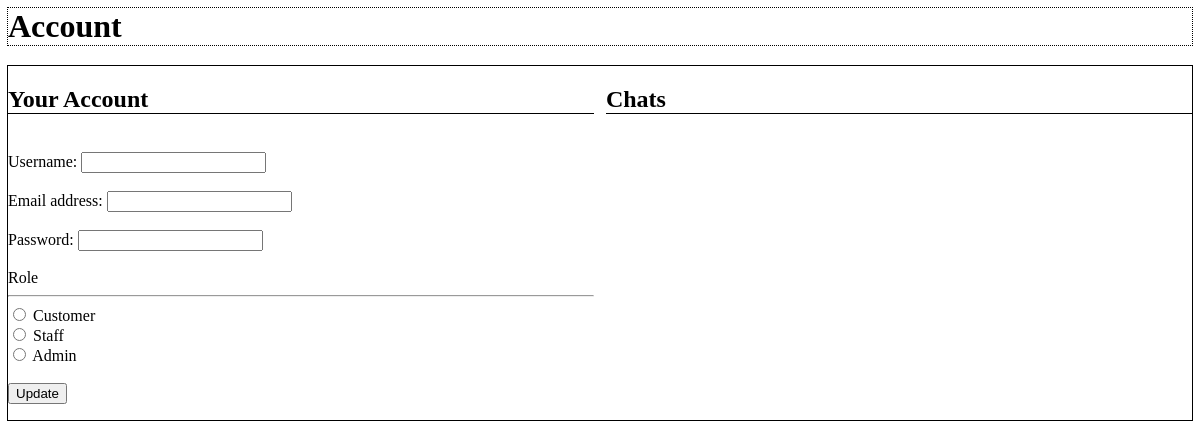
The page /public/pages/utils/account_view.php on the database as committed earlier.
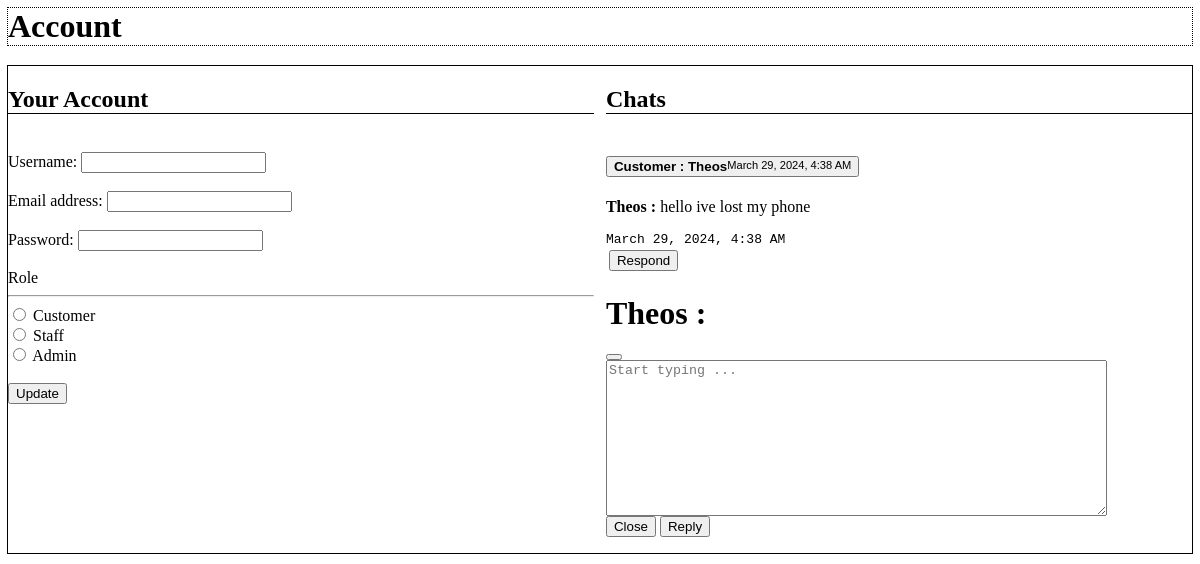
The same page on the database as committed later.
### tables this page shows
CREATE TABLE "chats" (
	"id"	INTEGER NOT NULL UNIQUE,
	"by"	TEXT NOT NULL,
	"cont"	TEXT NOT NULL,
	"response"	TEXT,
	"resby"	TEXT,
	"created_at"	TEXT NOT NULL,
	"updated_at"	TEXT NOT NULL,
	PRIMARY KEY("id" AUTOINCREMENT)
);

### app/controllers/Chats.php (called while the page is built, shortened)
<?php
class Chats
{
    public static function index()
    {
        $model = new Chats_model;
        return $model->getAll();
    }
}

### app/models/Chats_model.php (called while the page is built)
<?php
class Chats_model extends Database
{
    protected function getTableName(): string {
        return 'chats';
    }
}

### app/Database.php (called while the page is built, shortened)
<?php
abstract class Database
{
    protected $pdo;
    public function __construct()
    {
        $pdo = new PDO('sqlite:database/database.sqlite');
        $this->pdo = $pdo;
    }
    public  function getAll()
    {
        $sql = "SELECT * FROM {$this->getTableName()}";
        try {
            $stmt = $this->pdo->query($sql);
            $result = $stmt->fetchAll(PDO::FETCH_ASSOC);
            if ($result) {
                return ['status' => 'success', 'data' => $result];
            } else {
                return ['status' => 'fail', 'message' => 'Unable to get data'];
            }
        } catch (PDOException $e) {
           return ['status' => 'error', 'message' => 'Query failed: ' . $e->getMessage()] ;
        }
    }
}

### public/pages/utils/account_view.php (the view, shortened to what the changed rows need)
<h1 class="container p-5" style="outline: 1px dotted;">Account</h1>
<div class="container p-2" style="outline: 1px solid;">
    <div>
        <div style="display: flex;">
            <h2 style="flex-grow: 2; border-bottom:1px solid;">Your Account</h2>
        </div>
    </div>
    <div>
        <div style="display: flex;">
            <h2 style="flex-grow: 2; border-bottom:1px solid;">
                Chats </h2>
        </div>
        <div class="bd-example m-0 border-0">
            <div class="accordion" id="accordionExample">
                <?php
                if ($_SESSION['auth']['type']!=='customer') {
                $chat = Chats::index();
                if (isset($chat['data'])) {
                    foreach ($chat['data'] as $key => $value) {
                        $date = new DateTime($value['updated_at']);
                        $formattedDate = $date->format('F j, Y, g:i A');
                        echo <<<HTML
                        <form action="Actions.php?a=PUT&source=Chats&do=Respond to {$value['by']}&from={$_GET['path']}&id={$value['id']}" method='post' enctype="multipart/form-data">
                    <div class="accordion-item">
                           <h4 class="accordion-header">
                               <button class="accordion-button collapsed" type="button" style="display:flex;" data-bs-toggle="collapse" data-bs-target="#collapseOne" aria-expanded="false" aria-controls="collapseOne">
                                  <b style="flex-grow:2;">Customer : {$value['by']} </b> <small> $formattedDate</small>
                               </button>
                           </h4>
                           <div id="collapseOne" class="accordion-collapse collapse" data-bs-parent="#accordionExample" style="">
                               <div class="accordion-body">
                                   <strong> {$value['by']} :</strong>
                                   {$value['cont']}
                                   <code> $formattedDate</code>
                               </div>
                                <button style='margin:3px;'  type="button" class="btn btn-primary" data-bs-toggle="modal" data-bs-target="#exampleModalCenteredScrollable">Respond</button>
                           </div>
                       </div>
                       <div class="modal fade" id="exampleModalCenteredScrollable" tabindex="-1" aria-labelledby="exampleModalCenteredScrollableTitle" aria-hidden="true">
                        <div class="modal-dialog modal-dialog-centered modal-dialog-scrollable">
                            <div class="modal-content">
                            <div class="modal-header">
                                <h1 class="modal-title fs-5" id="exampleModalCenteredScrollableTitle"><strong> {$value['by']} :</strong> </h1>
                                <button type="button" class="btn-close" data-bs-dismiss="modal" aria-label="Close"></button>
                            </div>
                            <div class="modal-body">
                            <textarea id="summernote" name="response" id="" cols="60" rows="10" placeholder="Start typing ..."></textarea>
                                <input type="hidden" name="resby" value='{$_SESSION["auth"]["username"]}'>
                            </div>
                            <div class="modal-footer">
                                <button type="button" class="btn btn-secondary" data-bs-dismiss="modal">Close</button>
                                <button type="submit" class="btn btn-primary" >Reply</button>
                            </div>
                            </div>
                        </div>
                        </div>
                                    </form>
                   HTML;
                    }
                }
                }
                ?>
            </div>
        </div>
    </div>
</div>

Rows that differ between the two databases and show on the page:
added chats: by "Theos", updated_at "March 29, 2024, 4:38 AM", cont "hello ive lost my phone"
